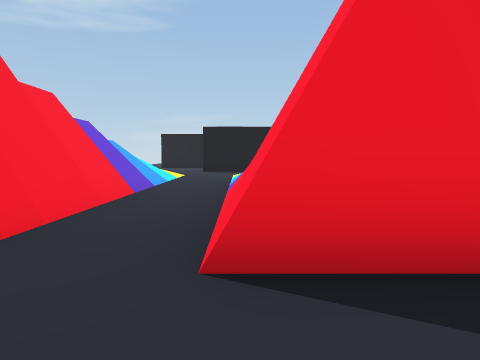
view 1 (above)

19 first-person views from a walk through a 3-D level made in the Unity game engine. The camera is 1.4 m above the floor, tilts 4° down and sees 70° across. The floor is counted in squares, 2 m on a side. Each view is taken from the middle of a square. On the plan, view 1 faces up. The plan holds only what a view shows up to about 11 squares ahead; the rest is blank. The place goes on beyond the plan. The player character is not drawn.

view 2
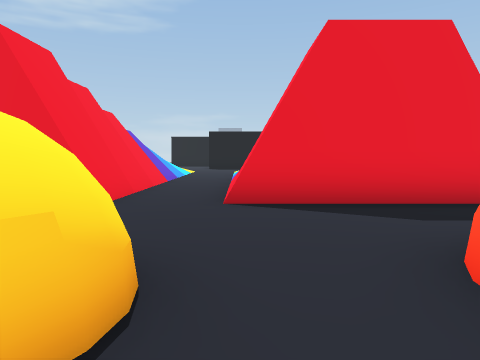

view 3
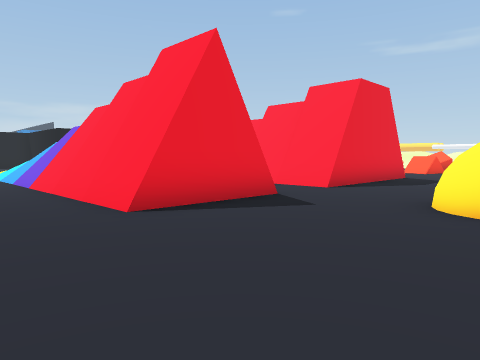

view 4
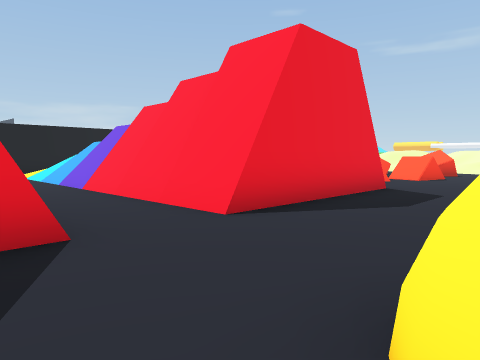

view 5
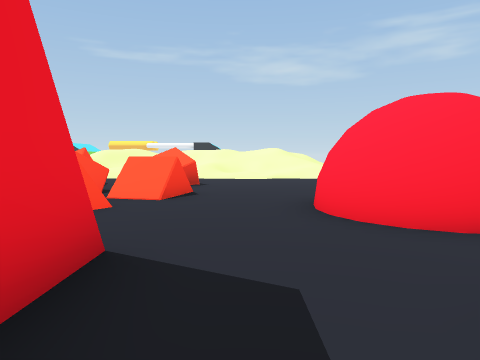

view 6
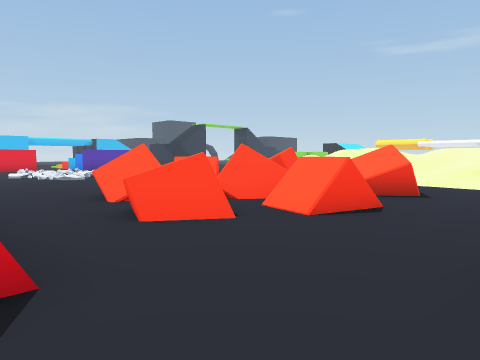

view 7
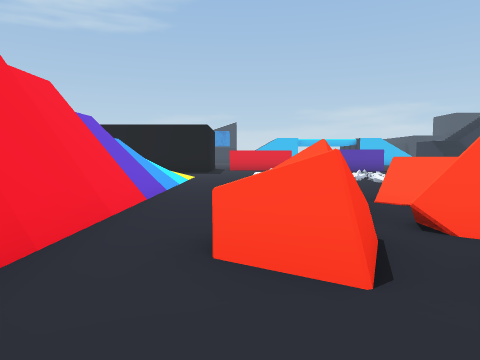

view 8
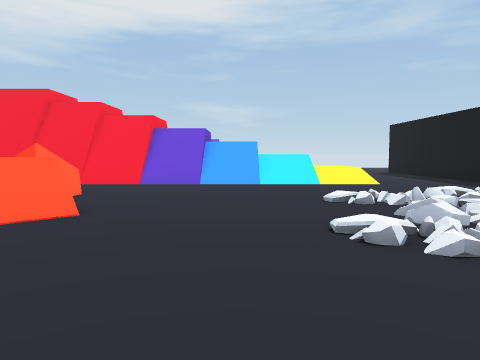

view 9
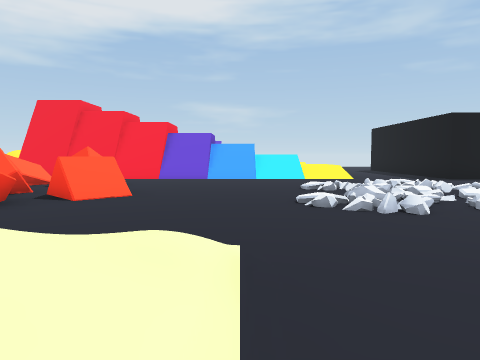

view 10
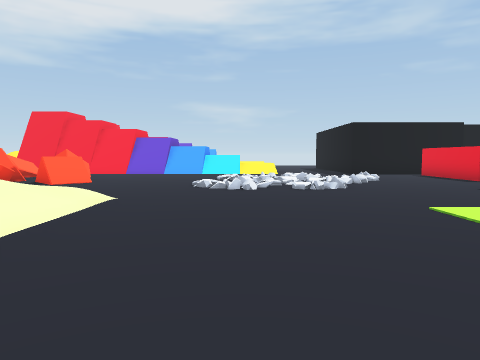

view 11
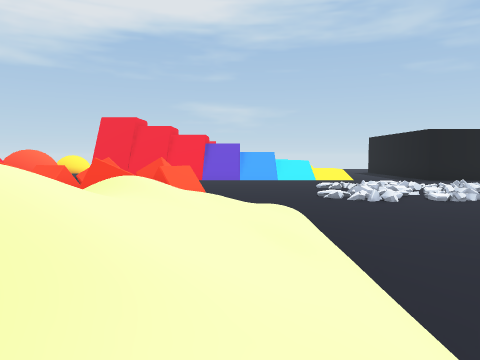

view 12
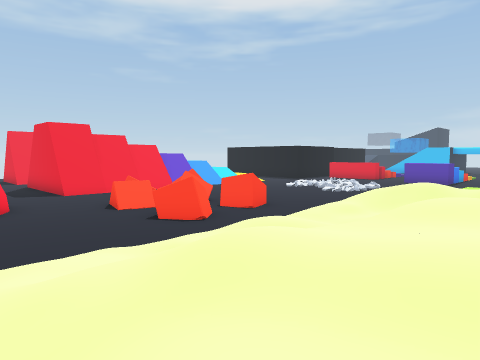

view 13
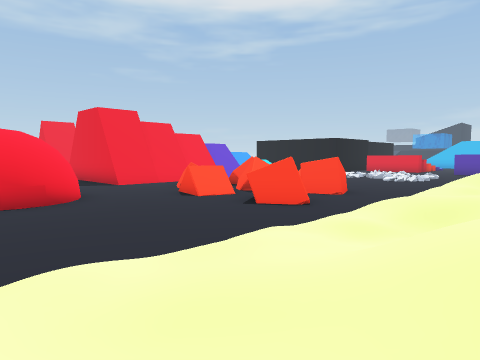

view 14
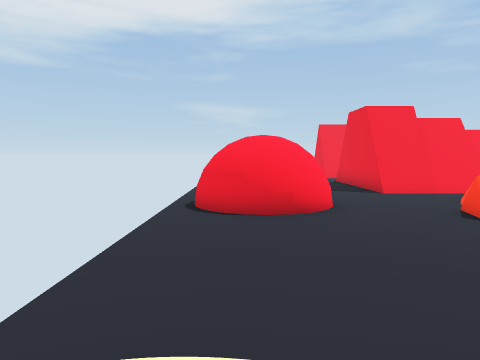

view 15
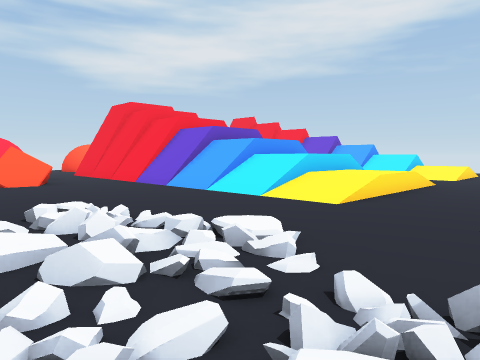

view 16
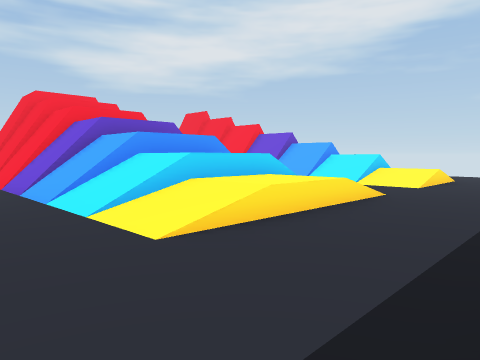

view 17
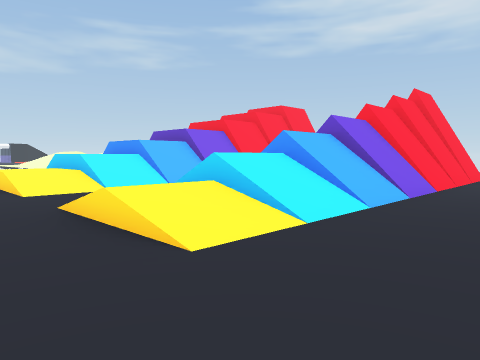

view 18
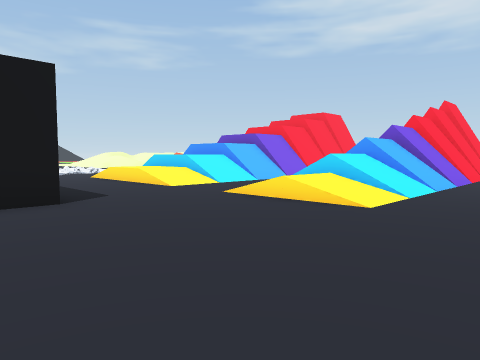

view 19
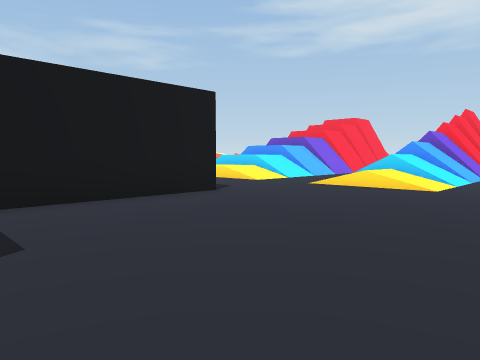

### Floor plan
Key: @ floor where view 1 was taken; # wall or solid block; . main floor; : floor 0.25 m higher than the main floor; + floor 0.5 m higher than the main floor; * floor 0.75 m higher than the main floor; % floor 1.5 m higher than the main floor; / step, stairs or slope; = window, fence, low wall or low ledge; ^ raised ledge.
Columns run from 7 left of view 1 to 18 right of it. Each row starts with its distance up from view 1.
 20 ...
 19 .....#
 18 .....#        ##
 17 .....#        ....
 16 .....##    ## .....
 15 ......#  ###..//.....
 14 ..............///.....
 13 ..............//: /.....
 12 ...//..//**/../..//......
 11 ../=//./=%//..//:./.......
 10  .////.// //.............
  9  .////.// //......../////
  8  .//=/.//  /........//////
  7  .////.// //..../... ////
  6  .####.##^=#..///...////
  5  .####.##^##..===^..//
  4  .####.#   #.=##=...////
  3  .####.#   #.=///^#.////
  2  .####.#####...=.^..////
  1 ..................../////
  0 .......@.....##...../////
 -1 .....##..# .####..../////
 -2 ....  #..     ##..../////
 -3        .      #...../++

Where each view was taken, in squares from view 1:
view 1: 0 up, 0 right, facing up
view 2: 3 down, 0 right, facing up
view 3: 2 down, 7 left, facing up-right
view 4: 1 down, 3 left, facing up-right
view 5: 1 up, 2 right, facing right
view 6: 0 up, 4 right, facing up-right
view 7: 1 up, 6 right, facing up
view 8: 9 up, 13 right, facing left
view 9: 9 up, 15 right, facing left
view 10: 11 up, 18 right, facing left
view 11: 8 up, 18 right, facing left
view 12: 2 down, 17 right, facing up-left
view 13: 3 down, 15 right, facing up-left
view 14: 2 down, 14 right, facing left
view 15: 15 up, 9 right, facing down-left
view 16: 15 up, 6 right, facing down-left
view 17: 14 up, 7 left, facing down-right
view 18: 17 up, 7 left, facing down-right
view 19: 20 up, 7 left, facing down-right
